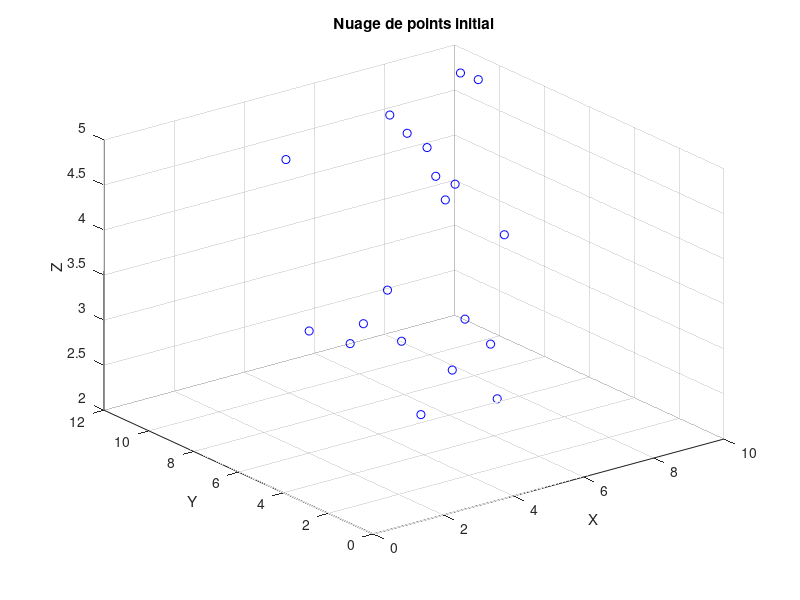
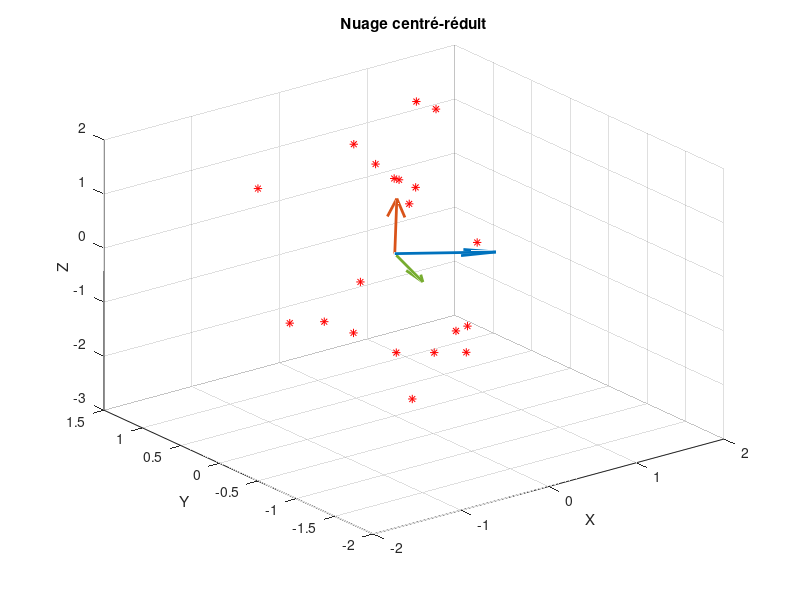

MATLAB code for these plots, in order:
% Initial data
X = [9.01 8.05 9.07 8.09 6.1 7.3 7.5 5.7 1 1.5 2 2.5 3 3.5 4.5 1 5.5 6 7 4.3];
Y = [10.2 9.8 9.5 9 8.8 8.2 6.2 7.4 2 5.2 1 7.8 0.6 6.5 6.4 0.3 6.2 4.15 5.1 3.2];
Z = [5 4 5 4 5 4 2 5 4 3.5 3 5 4 3 3.5 4 5 3 4 3];

% Combination into a single matrix (each column corresponds to a variable)
A = [X' Y' Z'];

% 3D Point Cloud Visualization
figure;
plot3(X, Y, Z, 'bo');
grid on;
title('Nuage de points initial');
xlabel('X'); ylabel('Y'); zlabel('Z');

% Centering variables
X = A(:,1) - mean(A(:,1));
Y = A(:,2) - mean(A(:,2));
Z = A(:,3) - mean(A(:,3));

% Reduction (normalization)
X = X / sqrt((1/20) * X' * X);
Y = Y / sqrt((1/20) * Y' * Y);
Z = Z / sqrt((1/20) * Z' * Z);

% Nouvelle matrice centrée-réduite
A = [X Y Z];

% Affichage du nuage centré-réduit
figure;
plot3(X, Y, Z, 'r*');
grid on;
title('Nuage centré-réduit');
xlabel('X'); ylabel('Y'); zlabel('Z');

% Calcul de la matrice de covariance
Mat_Cov = cov(A, 1);

% Valeurs et vecteurs propres (analyse en composantes principales)
[Vecteur, Valeur] = eig(Mat_Cov);

% Affichage des axes principaux
hold on;
quiver3(mean(X), mean(Y), mean(Z), Vecteur(1,1), Vecteur(2,1), Vecteur(3,1), 'LineWidth', 2);
quiver3(mean(X), mean(Y), mean(Z), Vecteur(1,2), Vecteur(2,2), Vecteur(3,2), 'LineWidth', 2);
quiver3(mean(X), mean(Y), mean(Z), Vecteur(1,3), Vecteur(2,3), Vecteur(3,3), 'LineWidth', 2);
hold off;

% Normalisation des vecteurs propres
Vect1_norm = Vecteur(:,1) / norm(Vecteur(:,1));
Vect2_norm = Vecteur(:,2) / norm(Vecteur(:,2));
Vect3_norm = Vecteur(:,3) / norm(Vecteur(:,3));

% Vérification de l'orthogonalité
disp('--- Vérification orthogonalité ---');
disp(Vect1_norm' * Vect1_norm);
disp(Vect2_norm' * Vect2_norm);
disp(Vect3_norm' * Vect3_norm);
disp(Vect1_norm' * Vect2_norm);
disp(Vect2_norm' * Vect3_norm);
disp(Vect1_norm' * Vect3_norm);





